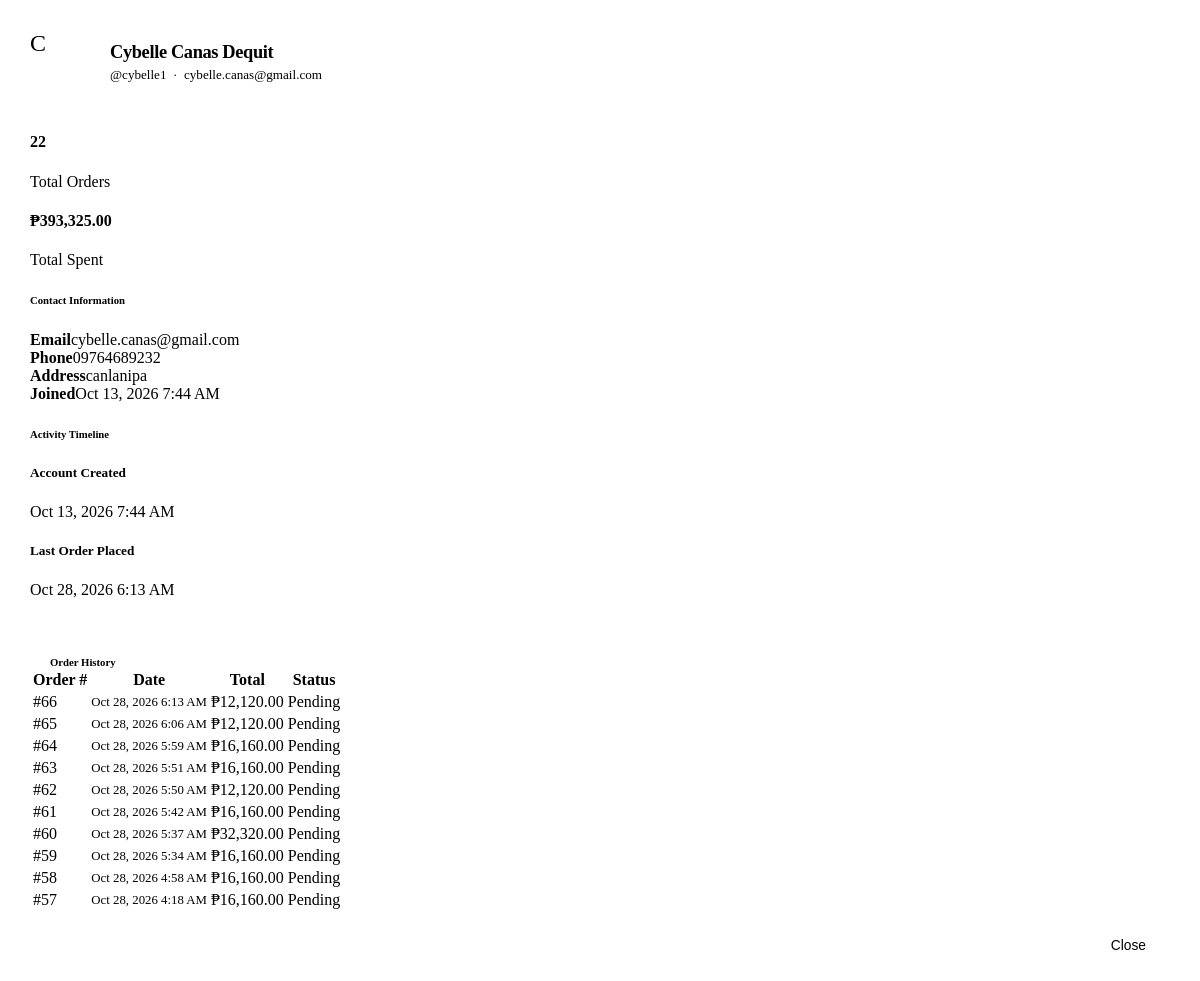
/jewelryshop/Admin/User-Details.php?id=30 (signed in), run on the app's committed database.
### tables this page shows
CREATE TABLE `users` (
  `id` int(11) NOT NULL,
  `username` varchar(50) NOT NULL,
  `email` varchar(100) NOT NULL,
  `email_verified` tinyint(1) NOT NULL DEFAULT 0,
  `verification_token` varchar(64) DEFAULT NULL,
  `verification_expires` datetime DEFAULT NULL,
  `password` varchar(255) NOT NULL,
  `full_name` varchar(100) NOT NULL,
  `phone` varchar(20) DEFAULT NULL,
  `address` text DEFAULT NULL,
  `role` enum('admin','user') DEFAULT 'user',
  `created_at` timestamp NOT NULL DEFAULT current_timestamp(),
  `updated_at` timestamp NOT NULL DEFAULT current_timestamp() ON UPDATE current_timestamp(),
  `reset_token` varchar(64) DEFAULT NULL,
  `reset_expires` datetime DEFAULT NULL,
  `failed_logins` int(11) NOT NULL DEFAULT 0,
  `lockout_until` datetime DEFAULT NULL
);

CREATE TABLE `orders` (
  `id` int(11) NOT NULL,
  `user_id` int(11) DEFAULT NULL,
  `email` varchar(150) DEFAULT NULL,
  `total_amount` decimal(10,2) NOT NULL,
  `status` enum('pending','processing','shipped','delivered','cancelled') DEFAULT 'pending',
  `shipping_address` text DEFAULT NULL,
  `phone` varchar(30) DEFAULT NULL,
  `notes` text DEFAULT NULL,
  `payment_method` varchar(50) DEFAULT NULL,
  `payment_reference` varchar(100) DEFAULT NULL,
  `payment_proof` varchar(255) DEFAULT NULL,
  `created_at` timestamp NOT NULL DEFAULT current_timestamp(),
  `discount_percent` decimal(5,2) DEFAULT NULL,
  `discount_amount` decimal(10,2) NOT NULL DEFAULT 0.00,
  `payment_status` varchar(32) NOT NULL DEFAULT '',
  `payment_verified_at` datetime DEFAULT NULL,
  `payment_verified_by` int(11) DEFAULT NULL
);

### jewelryshop/Admin/User-Details.php (the view, shortened to what this page needs)
<?php
$db = (new Database())->getConnection();
$id = (int)($_GET['id'] ?? 0);
$stmt = $db->prepare("SELECT * FROM users WHERE id = :id AND role = 'user' LIMIT 1");
$stmt->bindValue(':id', $id, PDO::PARAM_INT);
$stmt->execute();
$user = $stmt->fetch(PDO::FETCH_ASSOC);
$orderStats = $db->prepare("
    SELECT COUNT(*) AS order_count,
           COALESCE(SUM(total_amount), 0) AS total_spent,
           MAX(created_at) AS last_order
    FROM orders
    WHERE user_id = :id AND status <> 'cancelled'
");
$orderStats->bindValue(':id', $id, PDO::PARAM_INT);
$orderStats->execute();
$stats = $orderStats->fetch(PDO::FETCH_ASSOC) ?: ['order_count'=>0,'total_spent'=>0,'last_order'=>null];
$recent = $db->prepare("
    SELECT id, total_amount, status, created_at
    FROM orders
    WHERE user_id = :id
    ORDER BY created_at DESC
    LIMIT 10
");
$recent->bindValue(':id', $id, PDO::PARAM_INT);
$recent->execute();
$orders = $recent->fetchAll(PDO::FETCH_ASSOC);
function h($v) { return htmlspecialchars((string)($v ?? ''), ENT_QUOTES, 'UTF-8'); }
function fmtDate($v) { return $v ? (new DateTime($v))->format('M j, Y g:i A') : '—'; }
function fmtMoney($v) { return '₱' . number_format((float)$v, 2); }
?>
<div class="modal-body" style="padding: 22px; max-height: 72vh; overflow-y: auto;">
    <div style="display:flex;align-items:center;gap:16px;margin-bottom:20px;padding-bottom:18px;border-bottom:1px solid var(--border);">
        <div class="user-avatar" style="width:64px;height:64px;font-size:1.5rem;border-radius:16px;">
            <?= strtoupper(substr($user['full_name'] ?? 'U', 0, 1)) ?>
        </div>
        <div style="min-width:0;flex:1;">
            <h4 style="margin:0;color:var(--text-bright);font-weight:700;font-size:1.15rem;letter-spacing:-.02em;">
                <?= h($user['full_name']) ?>
            </h4>
            <p style="margin:4px 0 0;color:var(--text-dim);font-size:.82rem;">
                @<?= h($user['username'] ?? 'user') ?> &nbsp;·&nbsp;
                <i class="fas fa-envelope" style="font-size:.7rem;"></i> <?= h($user['email']) ?>
            </p>
        </div>
    </div>
    <div class="um-grid" style="margin-bottom:16px;">
        <div class="um-stat">
            <h4><?= (int)$stats['order_count'] ?></h4>
            <p><i class="fas fa-shopping-bag"></i> Total Orders</p>
        </div>
        <div class="um-stat">
            <h4 style="color:var(--success);"><?= fmtMoney($stats['total_spent']) ?></h4>
            <p><i class="fas fa-coins"></i> Total Spent</p>
        </div>
    </div>
    <div class="um-section">
        <h6 class="um-section-title">
            <i class="fas fa-id-card"></i> Contact Information
        </h6>
        <div class="um-info-row">
            <div><strong>Email</strong><?= h($user['email']) ?></div>
        </div>
        <div class="um-info-row">
            <div><strong>Phone</strong><?= h($user['phone'] ?: 'N/A') ?></div>
        </div>
        <?php if (!empty($user['address'])): ?>
        <div class="um-info-row">
            <div><strong>Address</strong><?= h($user['address']) ?></div>
        </div>
        <?php endif; ?>
        <div class="um-info-row">
            <div><strong>Joined</strong><?= h(fmtDate($user['created_at'] ?? null)) ?></div>
        </div>
    </div>
    <div class="um-section">
        <h6 class="um-section-title">
            <i class="fas fa-stream"></i> Activity Timeline
        </h6>
        <div class="um-timeline">
            <div class="um-tl-item done">
                <h5>Account Created</h5>
                <p><i class="fas fa-clock"></i> <?= h(fmtDate($user['created_at'] ?? null)) ?></p>
            </div>
            <?php if ($stats['last_order']): ?>
            <div class="um-tl-item current">
                <h5>Last Order Placed</h5>
                <p><i class="fas fa-clock"></i> <?= h(fmtDate($stats['last_order'])) ?></p>
            </div>
            <?php endif; ?>
        </div>
    </div>
    <div class="um-section" style="padding:0;overflow:hidden;">
        <div style="padding:16px 20px 0;">
            <h6 class="um-section-title" style="margin-bottom:0;">
                <i class="fas fa-receipt"></i> Order History
            </h6>
        </div>
        <?php if (empty($orders)): ?>
            <div style="padding:30px 20px;text-align:center;color:var(--text-dim);font-size:.86rem;">
                <i class="fas fa-inbox" style="font-size:1.6rem;display:block;margin-bottom:10px;opacity:.5;"></i>
                No orders placed yet.
            </div>
        <?php else: ?>
            <div style="overflow-x:auto;">
                <table class="um-table">
                    <thead>
                        <tr>
                            <th>Order #</th>
                            <th>Date</th>
                            <th>Total</th>
                            <th>Status</th>
                        </tr>
                    </thead>
                    <tbody>
                        <?php foreach ($orders as $o):
                            $st = strtolower($o['status'] ?? 'pending');
                        ?>
                            <tr>
                                <td><span class="um-order-id">#<?= (int)$o['id'] ?></span></td>
                                <td style="color:var(--text-dim);font-size:.8rem;">
                                    <?= h(fmtDate($o['created_at'] ?? null)) ?>
                                </td>
                                <td><span class="um-amount"><?= fmtMoney($o['total_amount']) ?></span></td>
                                <td>
                                    <span class="badge-status badge-<?= h($st) ?>">
                                        <?= h(ucfirst($st)) ?>
                                    </span>
                                </td>
                            </tr>
                        <?php endforeach; ?>
                    </tbody>
                </table>
            </div>
        <?php endif; ?>
    </div>
</div>
<div class="modal-footer" style="border-top:1px solid var(--border);padding:16px 22px;display:flex;justify-content:flex-end;gap:10px;">
    <button type="button" class="btn-cancel" data-bs-dismiss="modal"
            style="background:transparent;border:1px solid var(--border);color:var(--text-muted);border-radius:10px;font-size:.86rem;font-weight:500;padding:12px 24px;cursor:pointer;">
        Close
    </button>
</div>

### data on the page
users: full_name "C", full_name "Cybelle Canas Dequit", username "cybelle1", email "cybelle.canas@gmail.com", phone "09764689232", address "canlanipa", created_at "Oct 13, 2026 7:44 AM"
orders: id "66", created_at "Oct 28, 2026 6:13 AM", total_amount "₱12,120.00", status "Pending"
orders: id "65", created_at "Oct 28, 2026 6:06 AM", total_amount "₱12,120.00", status "Pending"
orders: id "64", created_at "Oct 28, 2026 5:59 AM", total_amount "₱16,160.00", status "Pending"
orders: id "63", created_at "Oct 28, 2026 5:51 AM", total_amount "₱16,160.00", status "Pending"
orders: id "62", created_at "Oct 28, 2026 5:50 AM", total_amount "₱12,120.00", status "Pending"
orders: id "61", created_at "Oct 28, 2026 5:42 AM", total_amount "₱16,160.00", status "Pending"
orders: id "60", created_at "Oct 28, 2026 5:37 AM", total_amount "₱32,320.00", status "Pending"
orders: id "59", created_at "Oct 28, 2026 5:34 AM", total_amount "₱16,160.00", status "Pending"
orders: id "58", created_at "Oct 28, 2026 4:58 AM", total_amount "₱16,160.00", status "Pending"
orders: id "57", created_at "Oct 28, 2026 4:18 AM", total_amount "₱16,160.00", status "Pending"

### other printed values
$stats['order_count'] "22"
fmtMoney($stats['total_spent']) "₱393,325.00"
fmtDate($stats['last_order']) "Oct 28, 2026 6:13 AM"
